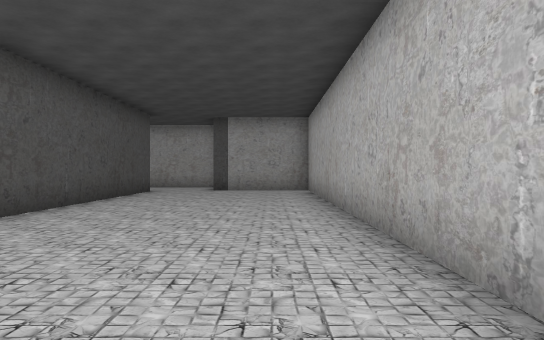
view 1 (above)

20 first-person views from a walk through a Unity game level. The camera is 1.4 m above the floor, looks level and sees 70° across. The floor is counted in squares, 2 m on a side. Each view is taken from the middle of a square. On the plan, view 1 faces up. The plan holds only what a view shows up to about 11 squares ahead; the rest is blank. The place goes on beyond the plan. The player is left out. Door leaves are left out, so doorways stand open. Some surface patterns are stand-ins.

view 2
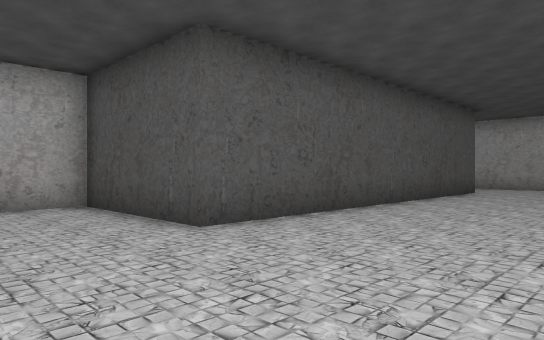

view 3
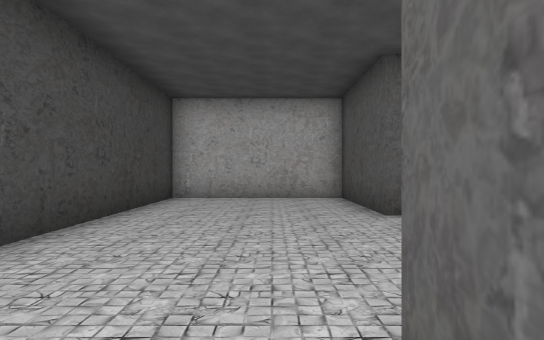

view 4
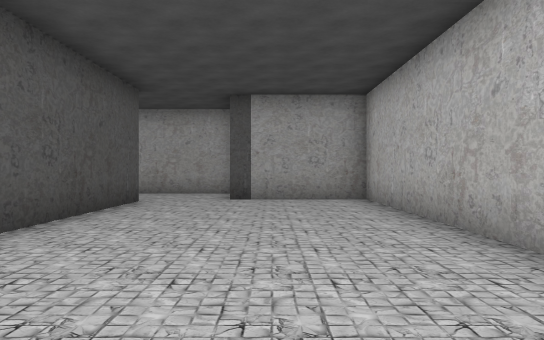

view 5
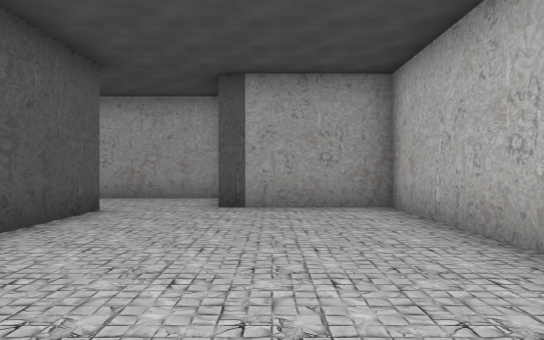

view 6
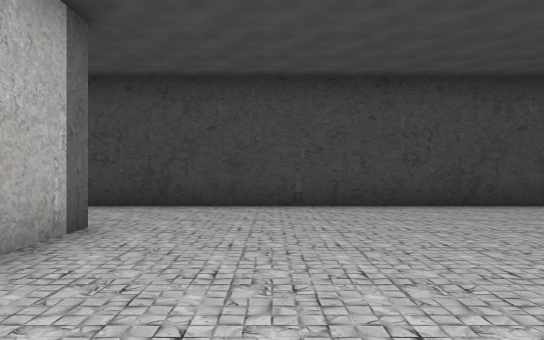

view 7
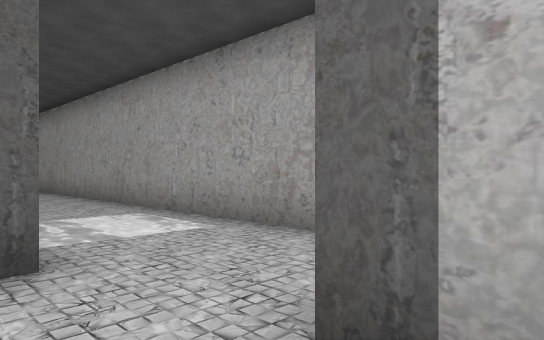

view 8
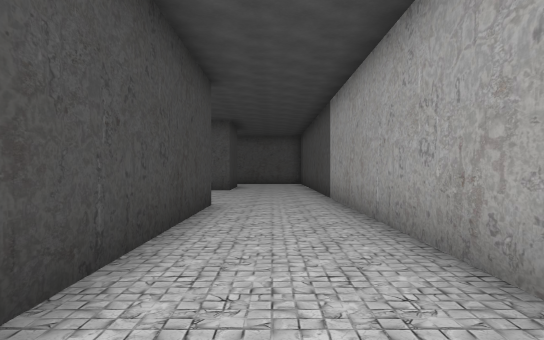

view 9
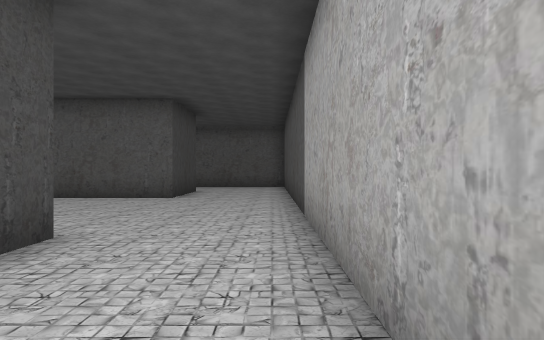

view 10
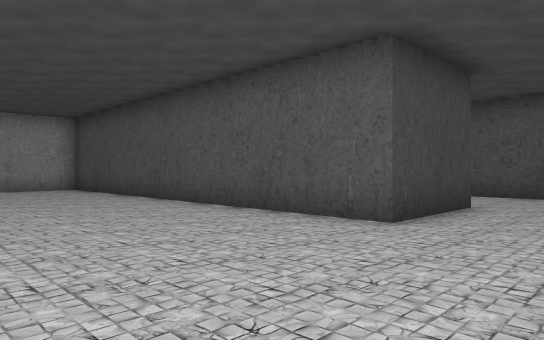

view 11
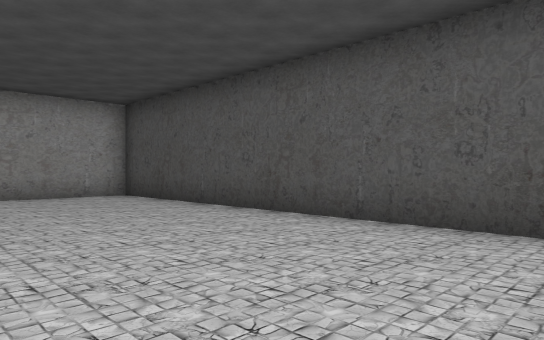

view 12
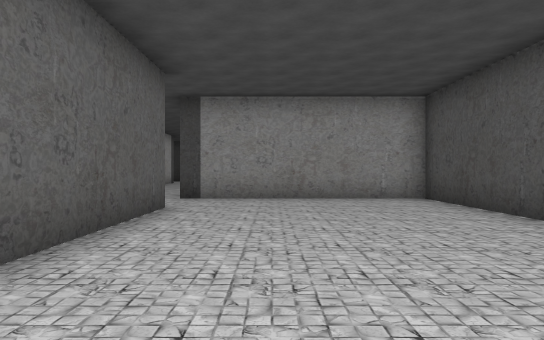

view 13
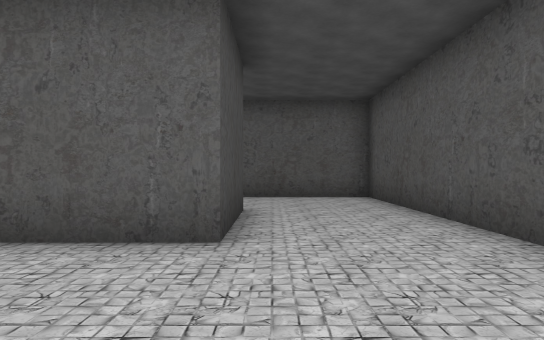

view 14
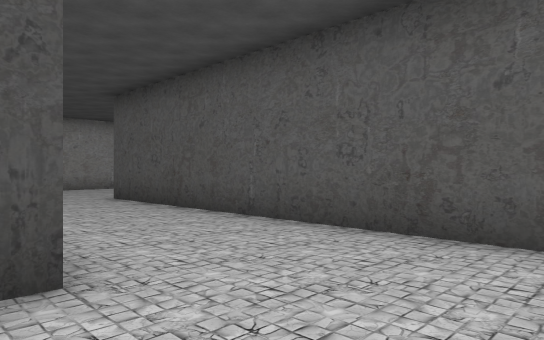

view 15
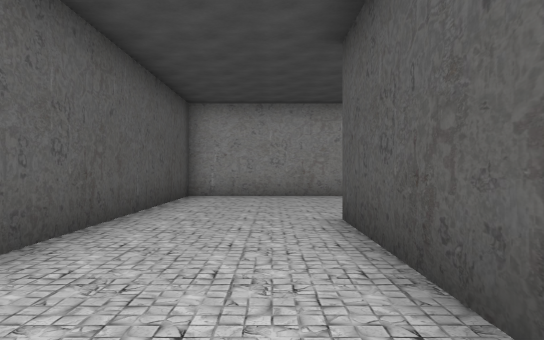

view 16
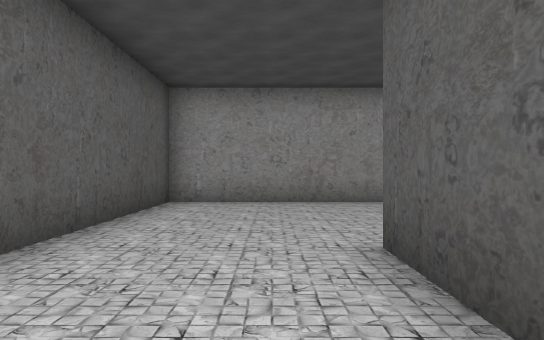

view 17
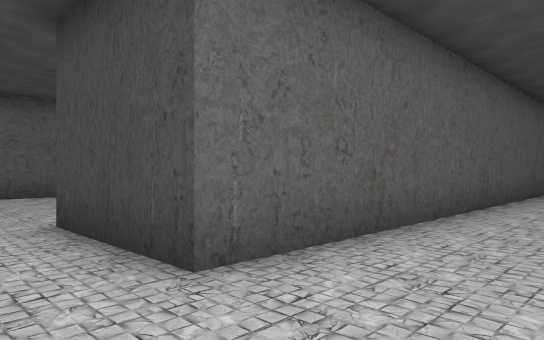

view 18
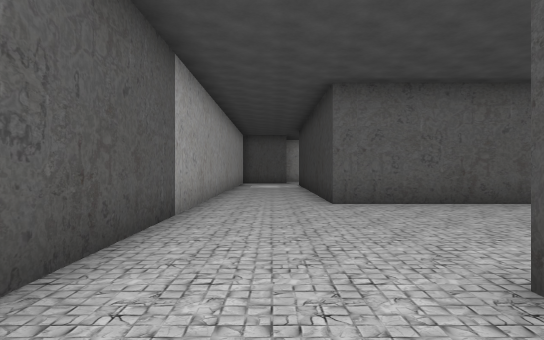

view 19
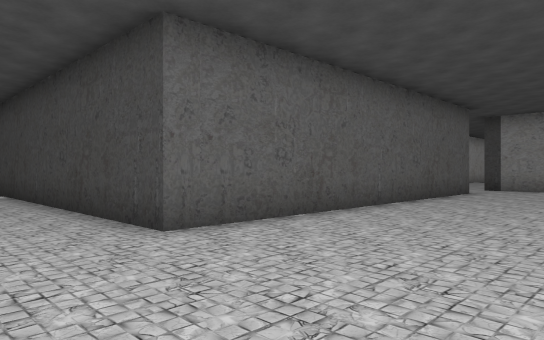

view 20
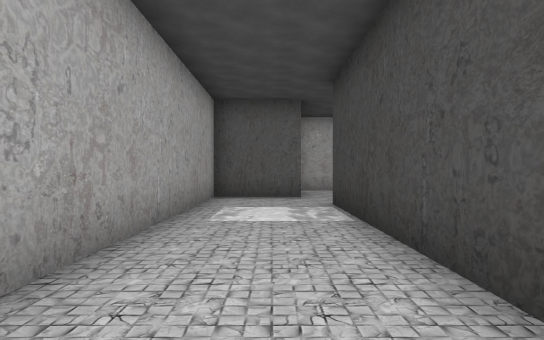

### Floor plan
Points are (right, up) in squares from view 1. A wall is a line through its corners. A room is listed if a view was taken in it or the views show most of it. See-through windows are left out.
Room 1 (views 1, 2, 3, 4, 5, 6, 7)
walls: (1.8, 1.3) (1.3, 1.3) (1.3, 13.3) (-2, 13.3); (-4, 12.7) (-4, 2.8) (-7.7, 2.8) (-7.7, -1.5) (2.6, -1.5)
ways out: opening at (-3, 13) to room 2
Room 2 (views 8, 9, 10, 11, 12, 13, 14, 15, 16, 17, 18, 19, 20)
walls: (-14, 2.8) (-14, 12.7) (-4, 12.7); (-26.5, 0.5) (-22.8, 0.5) (-22.8, 12.5) (-19.8, 12.5) (-19.8, 0.5) (-13.8, 0.5); (-2, 13.3) (-2, 15.5) (-26, 15.5) (-26, 5.5)
ways out: opening at (-3, 13) to room 1; opening at (-14, 1.5)

Where each view was taken, in squares from view 1:
view 1: 0 up, 0 right, facing up
view 2: 0 up, 0 right, facing up-left
view 3: 1 up, 2 right, facing left
view 4: 4 up, 1 left, facing up
view 5: 6 up, 1 left, facing up
view 6: 6 up, 1 left, facing down
view 7: 12 up, 1 left, facing up-left
view 8: 14 up, 6 left, facing left
view 9: 15 up, 10 left, facing left
view 10: 15 up, 15 left, facing down-left
view 11: 11 up, 15 left, facing down-left
view 12: 10 up, 16 left, facing down
view 13: 13 up, 16 left, facing left
view 14: 15 up, 22 left, facing down-left
view 15: 11 up, 25 left, facing down
view 16: 9 up, 25 left, facing down
view 17: 14 up, 25 left, facing down-right
view 18: 14 up, 22 left, facing right
view 19: 15 up, 18 left, facing down-right
view 20: 14 up, 12 left, facing right
